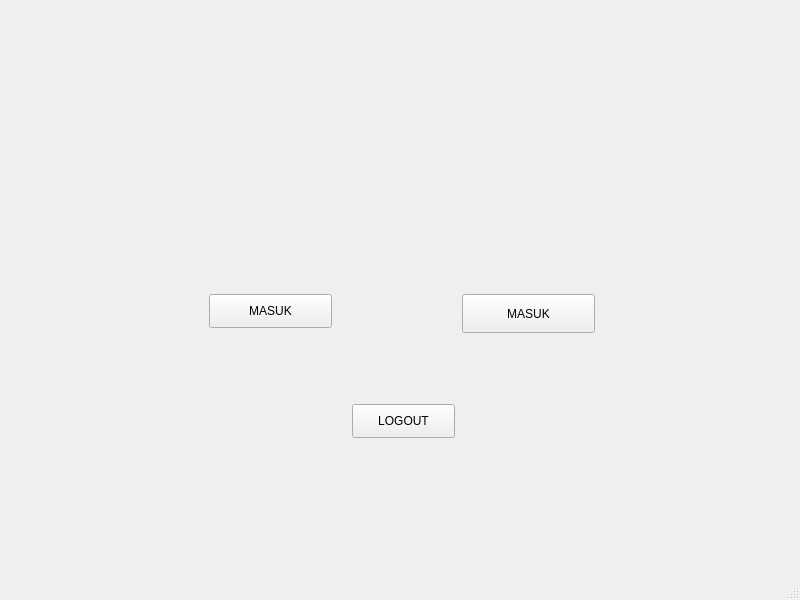
<?xml version="1.0" encoding="UTF-8"?>
<ui version="4.0">
 <class>MainWindow</class>
 <widget class="QMainWindow" name="MainWindow">
  <property name="geometry">
   <rect>
    <x>0</x>
    <y>0</y>
    <width>800</width>
    <height>600</height>
   </rect>
  </property>
  <property name="windowTitle">
   <string>MainWindow</string>
  </property>
  <widget class="QWidget" name="centralwidget">
   <widget class="QPushButton" name="pushButton_logout">
    <property name="geometry">
     <rect>
      <x>352</x>
      <y>404</y>
      <width>103</width>
      <height>34</height>
     </rect>
    </property>
    <property name="text">
     <string>LOGOUT</string>
    </property>
   </widget>
   <widget class="QPushButton" name="pushButton_instansi">
    <property name="geometry">
     <rect>
      <x>209</x>
      <y>294</y>
      <width>123</width>
      <height>34</height>
     </rect>
    </property>
    <property name="text">
     <string>MASUK</string>
    </property>
   </widget>
   <widget class="QPushButton" name="pushButton_2">
    <property name="geometry">
     <rect>
      <x>462</x>
      <y>294</y>
      <width>133</width>
      <height>39</height>
     </rect>
    </property>
    <property name="text">
     <string>MASUK</string>
    </property>
   </widget>
   <widget class="QLabel" name="label">
    <property name="geometry">
     <rect>
      <x>5</x>
      <y>4</y>
      <width>787</width>
      <height>536</height>
     </rect>
    </property>
    <property name="text">
     <string/>
    </property>
    <property name="pixmap">
     <pixmap>../resourse png/mahasiswa.png</pixmap>
    </property>
    <property name="scaledContents">
     <bool>true</bool>
    </property>
   </widget>
   <zorder>label</zorder>
   <zorder>pushButton_logout</zorder>
   <zorder>pushButton_instansi</zorder>
   <zorder>pushButton_2</zorder>
  </widget>
  <widget class="QMenuBar" name="menubar">
   <property name="geometry">
    <rect>
     <x>0</x>
     <y>0</y>
     <width>800</width>
     <height>26</height>
    </rect>
   </property>
  </widget>
  <widget class="QStatusBar" name="statusbar"/>
 </widget>
 <resources/>
 <connections/>
</ui>
